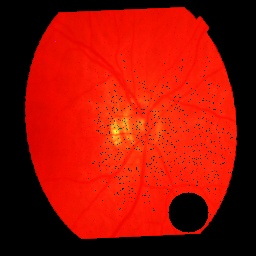
#> input picture image-processing-files/test_images/im37-RET112OD.jpg, 256 x 256 px
$ python report_images.py
#> lines starting #> are read from the running program, lines starting #| are printed output that depends on the picture; after the words box and inside, x2 and y2 are one past the last pixel; in counts of white or black regions, pixels touching at a corner belong together

#importing libraries
import cv2
import os
import matplotlib.pyplot as plt
import numpy as np

input_dir = "image-processing-files/test_images/"
output_dir = "image-processing-files/"


# Image 37 because salt & pepper noise and lack of contrast.
im37= cv2.imread('image-processing-files/test_images/im37-RET112OD.jpg', cv2.IMREAD_COLOR)
#> im37 is the input picture: shape (256, 256, 3); mean B, G, R 4.9, 16.9, 151.2
# Image 23 because bright, lots of detail and lots of noise
im23= cv2.imread('image-processing-files/test_images/im23-RET015OD.jpg', cv2.IMREAD_COLOR)
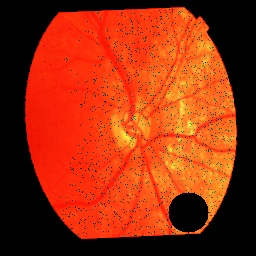
#> input picture image-processing-files/test_images/im23-RET015OD.jpg, 256 x 256 px
#> im23 is the input picture: shape (256, 256, 3); mean B, G, R 14.3, 46.5, 151.8

# Pixel Values Histogram
for filename in os.listdir(input_dir):
    img = cv2.imread(os.path.join(input_dir, filename))
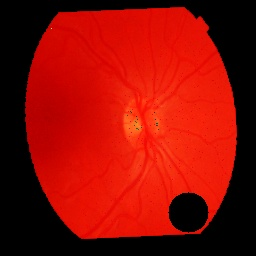
#> input picture image-processing-files/test_images/im01-RET029OD.jpg, 256 x 256 px
#> img is the input picture: shape (256, 256, 3); mean B, G, R 4.1, 12.8, 141.4
    hist = cv2.calcHist([img], [0], None, [256], [0,256])
#> hist = 256 values, max 30486 at index 0, min 0 at index 57, mean 256
    plt.xlabel('Pixel value')
    plt.ylabel('Count')
    plt.title('Histogram of pixel values for all images')
    plt.plot(hist)
plt.savefig('Pixel values histogram')
#> figure, not shown here; curve peaks at x = 0, y = 30486; curve peaks at x = 0, y = 23089; curve peaks at x = 0, y = 34879

# Colour Values Histogram
colour = ('b','g','r')
for filename in os.listdir(input_dir):
    img = cv2.imread(os.path.join(input_dir, filename))
    if img is not None:
        for i,col in enumerate(colour):
            histr = cv2.calcHist([img],[i],None,[255],[1,255])
            plt.plot(histr,color = col)
            plt.xlim([1,256])
            plt.ylim([1,10000])
            plt.xlabel('Pixel value')
            plt.ylabel('Count')
            plt.title('BGR values histogram')

plt.savefig('BGR values histogram')
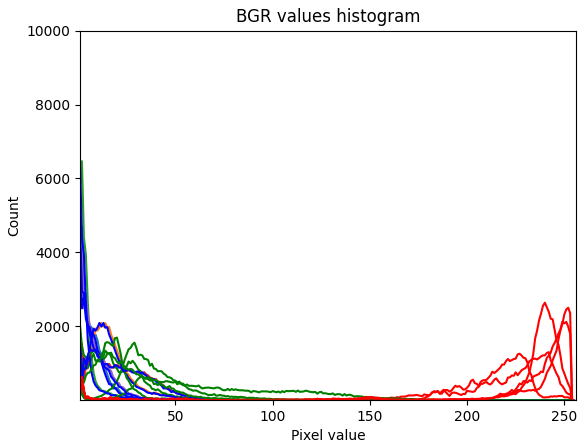
#> figure drawn by matplotlib, 1 panel; curve peaks at x = 0, y = 30486; curve peaks at x = 0, y = 23089; curve peaks at x = 0, y = 34879

img=im37
gray = cv2.cvtColor(img, cv2.COLOR_BGR2GRAY)
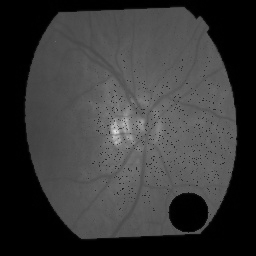
#> gray: shape (256, 256); min 0, max 223, mean 55.7
ret, thresh = cv2.threshold(gray, 10, 255, 0)
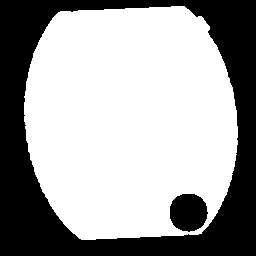
#> thresh: shape (256, 256); 63.4% white; 2 black regions
cv2.imwrite('threshold.jpg', thresh)
#dewarping and removing borders 2
# finding the contours
contours, _ = cv2.findContours(thresh, cv2.RETR_TREE,
                            cv2.CHAIN_APPROX_SIMPLE)
#> contours = 2 contours; box (x1, y1, x2, y2) and area: (24, 6, 238, 240) 42318, (169, 193, 209, 233) 1202

# take the first contour
cnt = contours[0]
#> cnt = contour of 260 points, box (x1, y1, x2, y2) (24, 6, 238, 240), area 42318

rect = cv2.minAreaRect(cnt)
#> rect = ((130.5, 122.5), (212.6, 229.5), -2.6)
box = cv2.boxPoints(rect)
#> box = [[29.5, 242], [19.08, 12.68], [231.4, 3.03], [241.8, 232.3]]
box = np.int0(box)
#> box = [[29, 241], [19, 12], [231, 3], [241, 232]]

box_img = cv2.drawContours(img, [box], 0, (0, 0, 255), 2)

cv2.imwrite('box_img.jpg', box_img)
#dewarping and removing borders 3

extent = np.float32([[0,0], [255,0], [255,255], [0,255]])
bounds = np.float32(box)
#> bounds = [[29, 241], [19, 12], [231, 3], [241, 232]]

M = cv2.getPerspectiveTransform(bounds, extent)
#> M = [[-0.0472, -1.11, 269.2], [1.2, -0.0524, -22.18], [-1.06e-18, -2.58e-19, 1]]

# Apply the transformation to the image
result = cv2.warpPerspective(img, M, (256, 256))
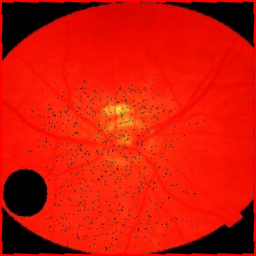
#> result: shape (256, 256, 3); mean B, G, R 6.4, 22.4, 209.8
cv2.imwrite('dewarped.jpg', result)

im37= cv2.imread('image-processing-files/test_images/im37-RET112OD.jpg', cv2.IMREAD_COLOR)
# Image 23 noise removal

kernel = np.ones((5,5), np.uint8)
dilation = cv2.dilate(im23, kernel, iterations=1)
opening = cv2.morphologyEx(im23, cv2.MORPH_OPEN, kernel)
closing = cv2.morphologyEx(im23, cv2.MORPH_CLOSE, kernel)
median = cv2.medianBlur(im23, 5)
bilateral = cv2.bilateralFilter((im23),3,75,75)
gaussian = cv2.GaussianBlur(im23, (3,3), 30)
nmeans = cv2.fastNlMeansDenoisingColored(im23)
cv2.imwrite('im23_dilation.jpg', dilation)
cv2.imwrite('im23_opening.jpg', opening)
cv2.imwrite('im23_closing.jpg', closing)
cv2.imwrite('im23_median.jpg', median)
cv2.imwrite('im23_bilateral.jpg', bilateral)
cv2.imwrite('im23_gaussian.jpg', gaussian)
cv2.imwrite('im23_nmeans.jpg', nmeans)

# Image 37 noise removal

kernel = np.ones((5,5), np.uint8)
dilation = cv2.dilate(im37, kernel, iterations=1)
opening = cv2.morphologyEx(im37, cv2.MORPH_OPEN, kernel)
closing = cv2.morphologyEx(im37, cv2.MORPH_CLOSE, kernel)
median = cv2.medianBlur(im37, 5)
bilateral = cv2.bilateralFilter((im37),3,75,75)
gaussian = cv2.GaussianBlur(im37, (3,3), 30)
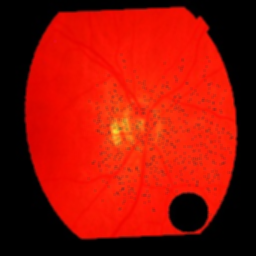
#> gaussian: shape (256, 256, 3); mean B, G, R 4.9, 16.9, 151.2
nmeans = cv2.fastNlMeansDenoisingColored(im37)
cv2.imwrite('im37_dilation.jpg', dilation)
cv2.imwrite('im37_opening.jpg', opening)
cv2.imwrite('im37_closing.jpg', closing)
cv2.imwrite('im37_median.jpg', median)
cv2.imwrite('im37_bilateral.jpg', bilateral)
cv2.imwrite('im37_gaussian.jpg', gaussian)
cv2.imwrite('im37_nmeans.jpg', nmeans)
